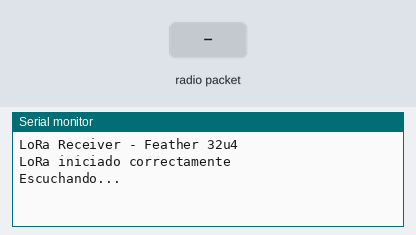
A sketch run on a simulated Arduino Uno, built with avr-gcc and run on an emulated ATmega328P. On the bench: the last lines printed to the serial monitor. The test bench sets the inputs (shaded band). No radio packets arrive unless stated.

Above: at 1.2 s.
1.3 s: radio packet "1" arrives
At 2.0 s:
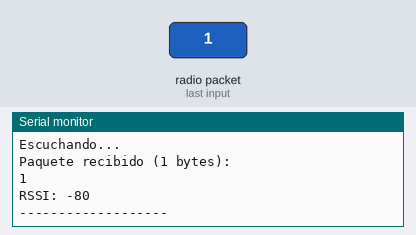
2.8 s: radio packet "0" arrives
At 4.0 s:
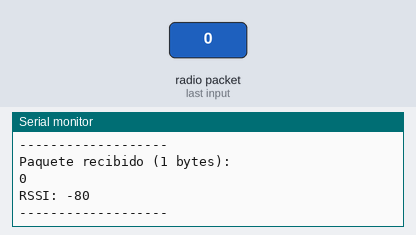
4.3 s: radio packet "2" arrives
At 5.5 s:
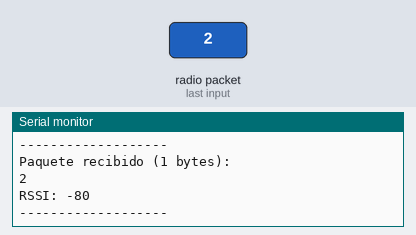

Measured:
- after the input at 1.3 s, the serial monitor: prints a new line at once (image 1)
- after the input at 2.8 s, the serial monitor: prints a new line at once (image 2)
- after the input at 4.3 s, the serial monitor: prints a new line at once (image 3)

The sketch:

LoRaReceiver.ino
```cpp
#include <SPI.h>
#include <LoRa.h>

#define SS    8
#define RST   4
#define DIO0  7

void setup() {
  Serial.begin(9600);
  while (!Serial);

  Serial.println("LoRa Receiver - Feather 32u4");

  LoRa.setPins(SS, RST, DIO0);

  if (!LoRa.begin(915E6)) {
    Serial.println("¡Error al iniciar LoRa!");
    while (1);
  }

  Serial.println("LoRa iniciado correctamente");
  Serial.println("Escuchando...\n");
}

void loop() {
  int packetSize = LoRa.parsePacket();

  if (packetSize) {
    Serial.print("Paquete recibido (");
    Serial.print(packetSize);
    Serial.println(" bytes):");

    while (LoRa.available()) {
      Serial.print((char)LoRa.read());
    }
    Serial.print("\nRSSI: ");
    Serial.println(LoRa.packetRssi());
    Serial.println("-------------------");
  }
}
```
